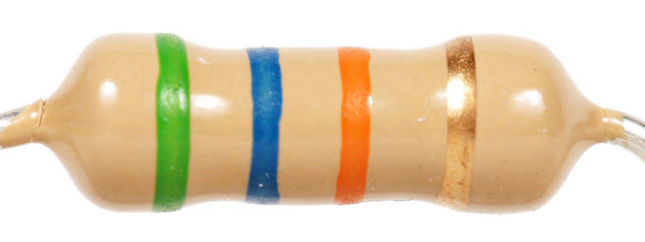
#> input picture testresistor.jpg, 645 x 242 px
$ python CVresist.py
#> lines starting #> are read from the running program, lines starting #| are printed output that depends on the picture; after the words box and inside, x2 and y2 are one past the last pixel; in counts of white or black regions, pixels touching at a corner belong together
import cv2 as cv

#  establishing the colour ranges to detect the colour on the resistor.
#  these colour values vary depending on the camera settings, white balance and lighting.
#  Vary these parameters to suit your use-case
#  Colours are thresholded in the HSV colour space. more can be found at (https://en.wikipedia.org/wiki/HSL_and_HSV)
Colour_Range = [
    [(0, 0, 0), (255, 255, 20), "BLACK", 0, (0, 0, 0)],
    [(0, 90, 10), (15, 250, 100), "BROWN", 1, (0, 51, 102)],
    [(0, 30, 80), (10, 255, 200), "RED", 2, (0, 0, 255)],
    [(5, 150, 150), (15, 235, 250), "ORANGE", 3, (0, 128, 255)],  # ok
    [(50, 100, 100), (70, 255, 255), "YELLOW", 4, (0, 255, 255)],
    [(45, 100, 50), (75, 255, 255), "GREEN", 5, (0, 255, 0)],  # ok
    [(100, 150, 0), (140, 255, 255), "BLUE", 6, (255, 0, 0)],  # ok
    [(120, 40, 100), (140, 250, 220), "VIOLET", 7, (255, 0, 127)],
    [(0, 0, 50), (179, 50, 80), "GRAY", 8, (128, 128, 128)],
    [(0, 0, 90), (179, 15, 250), "WHITE", 9, (255, 255, 255)],
]

Red_top_low = (160, 30, 80)
Red_top_high = (179, 255, 200)

# setting up other basic necessities such as font and minimum area for a valid contour #
min_area = 0  # this parameter is determined after testing on various images
FONT = cv.FONT_HERSHEY_SIMPLEX


# method to find bands of the resistor
def findBands(img):
    img1 = cv.bilateralFilter(img, 40, 90, 90)  # image is bilaterally filtered to remove noise
    img_gray = cv.cvtColor(img1, cv.COLOR_BGR2GRAY)  # image then converted to greyscale for thresholding
    img_hsv = cv.cvtColor(img1, cv.COLOR_BGR2HSV)  # image is converted to HSV colourspace for colour selection
    thresh = cv.adaptiveThreshold(img_gray, 255, cv.ADAPTIVE_THRESH_MEAN_C, cv.THRESH_BINARY, 79,
                                  2)  # adaptive threshold is used to filter out the background
    thresh = cv.bitwise_not(thresh)

    bandpos = []

    for clr in Colour_Range:  # check with the pre- defined colour spaces
        mask = cv.inRange(img_hsv, clr[0], clr[1])
        if clr[2] == 'RED':  # creates two masks for the colour red a it has two colour bounds
            red_mask = cv.inRange(img_hsv, Red_top_low, Red_top_high)
            mask = cv.bitwise_or(red_mask, mask, mask)
        mask = cv.bitwise_and(mask, thresh, mask=mask)
        contours, hierarchy = cv.findContours(mask, cv.RETR_TREE,
                                              cv.CHAIN_APPROX_SIMPLE)

        for i in range(len(contours) - 1, -1, -1):
            if validContours(contours[i]):
                lmp = tuple(
                    contours[i][contours[i][:, :, 0].argmin()][0])  # finds the left most point of each valid contour
                bandpos += [lmp + tuple(clr[2:])]
            else:
                contours.pop(i)
        cv.drawContours(img1, contours, -1, clr[-1], 3)  # draws contours on screen

    cv.imshow('Contour Display', img1)
    return sorted(bandpos,
                  key=lambda tup: tup[0])  # returns a list of valid contours sorted by least value of leftmost point


# method to check the validity of the contours
def validContours(cont):
    if cv.contourArea(cont) < min_area:  # filters out all the tiny contours
        return False
    else:
        x, y, w, h = cv.boundingRect(cont)
        if float(w) / h > 0.40:
            return False
    return True


def displayResults(sortedbands):
    strvalue = ""
    if len(sortedbands) in [3, 4, 5]:
        for band in sortedbands[:-1]:
            strvalue += str(band[3])  # calculates the value of resistance
        intvalue = int(strvalue)
        intvalue *= 10 ** sortedbands[-1][3]  # applies the correct multiplier and stores the final resistance value
        print("The Resistance is ", intvalue, "ohms")
    return


# main method, here we accept the image.
if __name__ == '__main__':
    image = cv.imread('testresistor.jpg')
#> image is the input picture: shape (242, 645, 3); mean B, G, R 183.6, 210.5, 227
    sortedbands = findBands(image)
#> in findBands, `img1 = cv.bilateralFilter(img, 40, 90, 90)`:
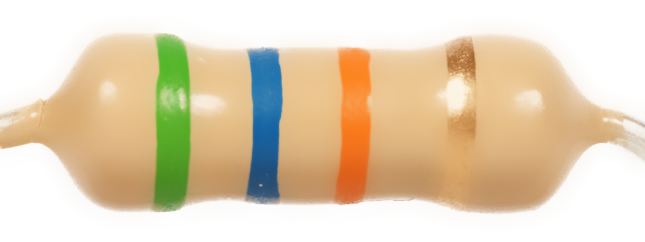
#> img1: shape (242, 645, 3); mean B, G, R 183.5, 210.6, 227.2
#> in findBands, `img_gray = cv.cvtColor(img1, cv.COLOR_BGR2GRAY)`:
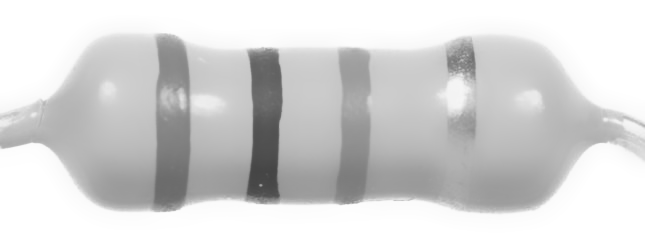
#> img_gray: shape (242, 645); min 68, max 255, mean 212.5
#> in findBands, `img_hsv = cv.cvtColor(img1, cv.COLOR_BGR2HSV)`: img_hsv: shape (242, 645, 3); mean H, S, V 15.4, 62.9, 232.7
#> in findBands, `thresh = cv.adaptiveThreshold(img_gray, 255, cv.ADAPTIVE_THRESH_MEAN_C..`:
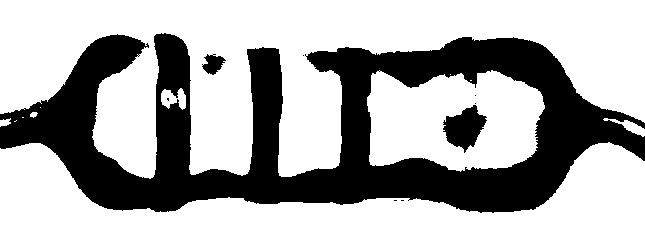
#> thresh: shape (242, 645); 67.6% white; 9 black regions (6 under 20 px), largest, box (x1, y1, x2, y2) and area: (0, 33, 645, 213) 49105, (443, 105, 487, 153) 1211, (202, 54, 226, 75) 298
#> after the loop in findBands, `for clr in Colour_Range:`:
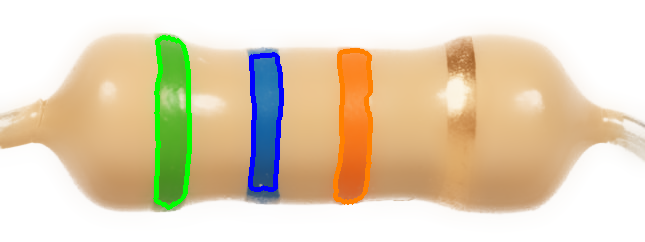
#> img1: shape (242, 645, 3); 3.27% of pixels changed, all inside (x1, y1, x2, y2) = (153, 35, 373, 210)
#> after the loop in findBands, `for clr in Colour_Range:`:
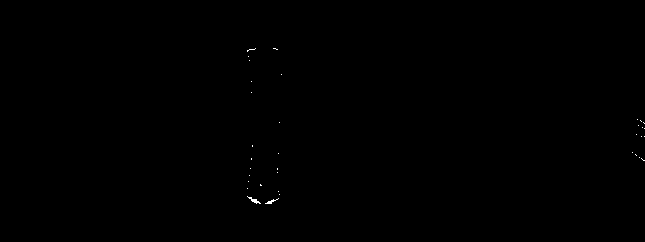
#> mask: shape (242, 645); 0.08% white in thin lines or dots, all inside (x1, y1, x2, y2) = (247, 48, 645, 204)
#> after the loop in findBands, `for clr in Colour_Range:`: bandpos = [(335, 179, 'ORANGE', 3, (0, 128, 255)), (155, 198, 'GREEN', 5, (0, 255, 0)), (250, 176, 'BLUE', 6, (255, 0, 0))]
#> sortedbands = [(155, 198, 'GREEN', 5, (0, 255, 0)), (250, 176, 'BLUE', 6, (255, 0, 0)), (335, 179, 'ORANGE', 3, (0, 128, 255))]
    displayResults(sortedbands)
#> the loop in displayResults, `for band in sortedbands[:-1]:` made 2 passes
#> (band, strvalue) on passes 1 to 2: ((155, 198, 'GREEN', 5, (0, 255, 0)), '5'), ((250, 176, 'BLUE', 6, (255, 0, 0)), '56')
#> in displayResults, `intvalue = int(strvalue)`: intvalue = 56
#> in displayResults, `intvalue *= 10 ** sortedbands[-1][3]`: intvalue = 56000
#| The Resistance is  56000 ohms
    cv.waitKey(0)
    cv.destroyAllWindows()
